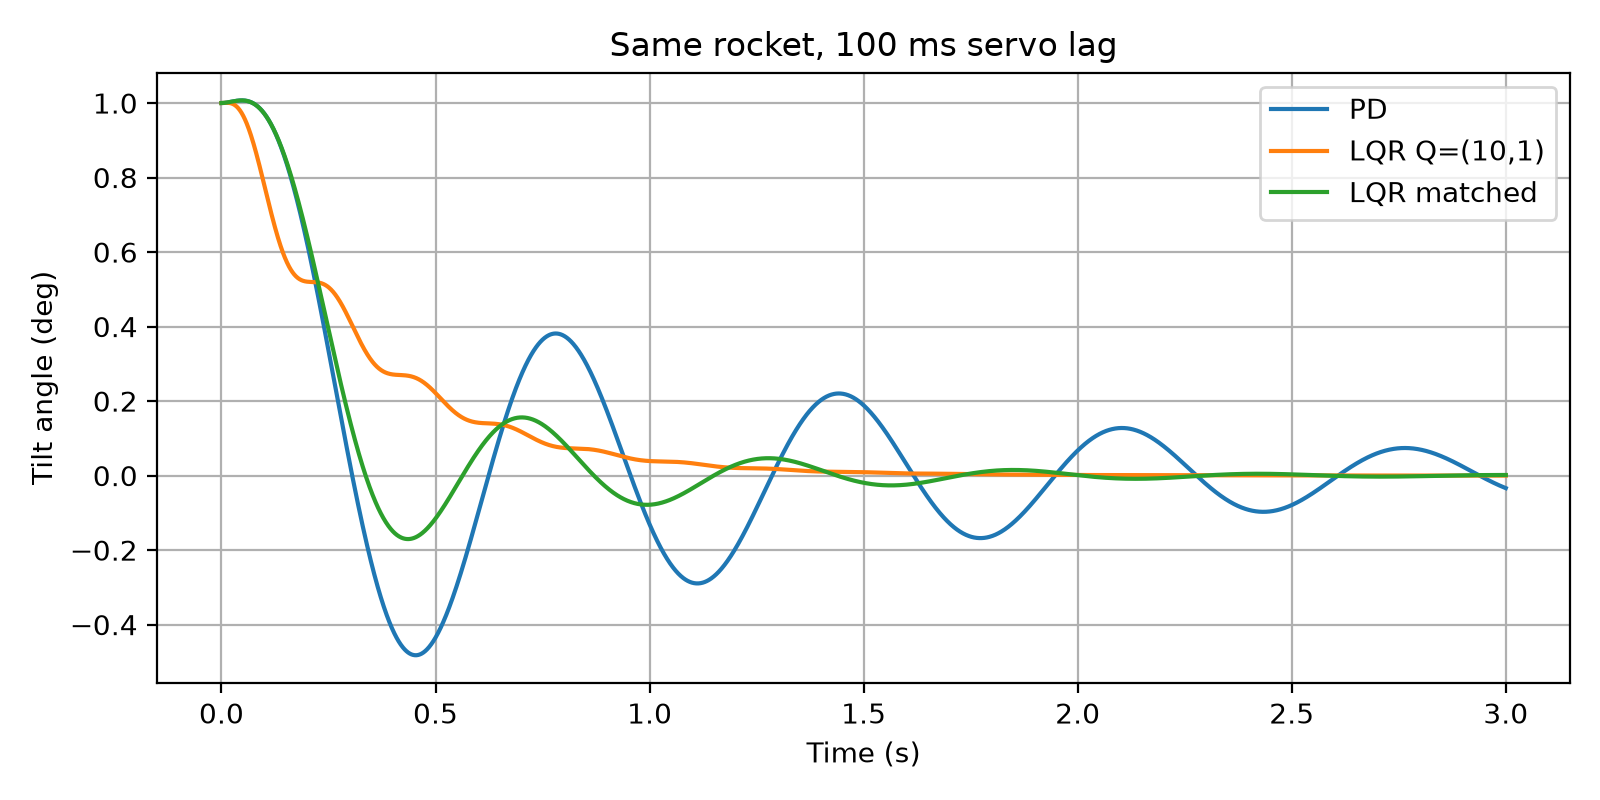

Reproduce this figure in Python.
import numpy as np
import matplotlib.pyplot as plt
from scipy.integrate import solve_ivp
from scipy.linalg import solve_continuous_are

# Rocket numbers (same as before)
T = 30.0
L = 0.4
I = 0.125
mu_c = T * L / I
mu_a = 20.0
delta_max = np.deg2rad(5)


def lqr_gains(q1, q2, r):
    A = np.array([[0.0, 1.0], [mu_a, 0.0]])
    B = np.array([[0.0], [mu_c]])
    P = solve_continuous_are(A, B, np.diag([q1, q2]), np.array([[r]]))
    K = np.linalg.solve(np.array([[r]]), B.T @ P)
    return K[0, 0], K[0, 1]


def simulate(k1, k2, tau):
    """tau is the servo lag in seconds. tau = 0 means the engine moves instantly."""
    def rocket(t, state):
        theta, omega, d_actual = state
        d_command = np.clip(-(k1 * theta + k2 * omega), -delta_max, delta_max)
        if tau > 0:
            d_rate = (d_command - d_actual) / tau   # engine chases the command
        else:
            d_actual = d_command                     # engine follows instantly
            d_rate = 0.0
        return [omega, mu_c * d_actual + mu_a * theta, d_rate]

    result = solve_ivp(rocket, [0, 3.0], [np.deg2rad(1), 0.0, 0.0], max_step=0.001)
    theta = result.y[0]
    start_tilt = theta[0]
    overshoot = max(0.0, -np.min(theta)) / start_tilt * 100
    outside = np.where(np.abs(theta) > 0.02 * start_tilt)[0]
    if abs(theta[-1]) > 0.02 * start_tilt:
        settling = "no settle"
    else:
        settling = f"{result.t[outside[-1]]:.2f} s" if len(outside) else "0.00 s"
    return result.t, theta, overshoot, settling


controllers = {
    "PD": (1.0, 0.13),
    "LQR Q=(10,1)": lqr_gains(10, 1, 1),
    "LQR matched": lqr_gains(0.58, 0.01, 1),
}

# Table: overshoot and settling time for different servo lags
for name, (k1, k2) in controllers.items():
    print(name)
    for tau in [0.0, 0.05, 0.10, 0.15]:
        _, _, overshoot, settling = simulate(k1, k2, tau)
        print(f"   lag {tau * 1000:4.0f} ms:  overshoot {overshoot:6.1f} %   settling {settling}")

# Graph: tilt angle with a 100 ms servo lag
plt.figure(figsize=(8, 4))
for name, (k1, k2) in controllers.items():
    t, theta, _, _ = simulate(k1, k2, 0.10)
    plt.plot(t, np.rad2deg(theta), label=name)
plt.xlabel("Time (s)")
plt.ylabel("Tilt angle (deg)")
plt.title("Same rocket, 100 ms servo lag")
plt.legend()
plt.grid(True)
plt.tight_layout()
plt.savefig("servo_lag.png", dpi=200)
plt.show()
